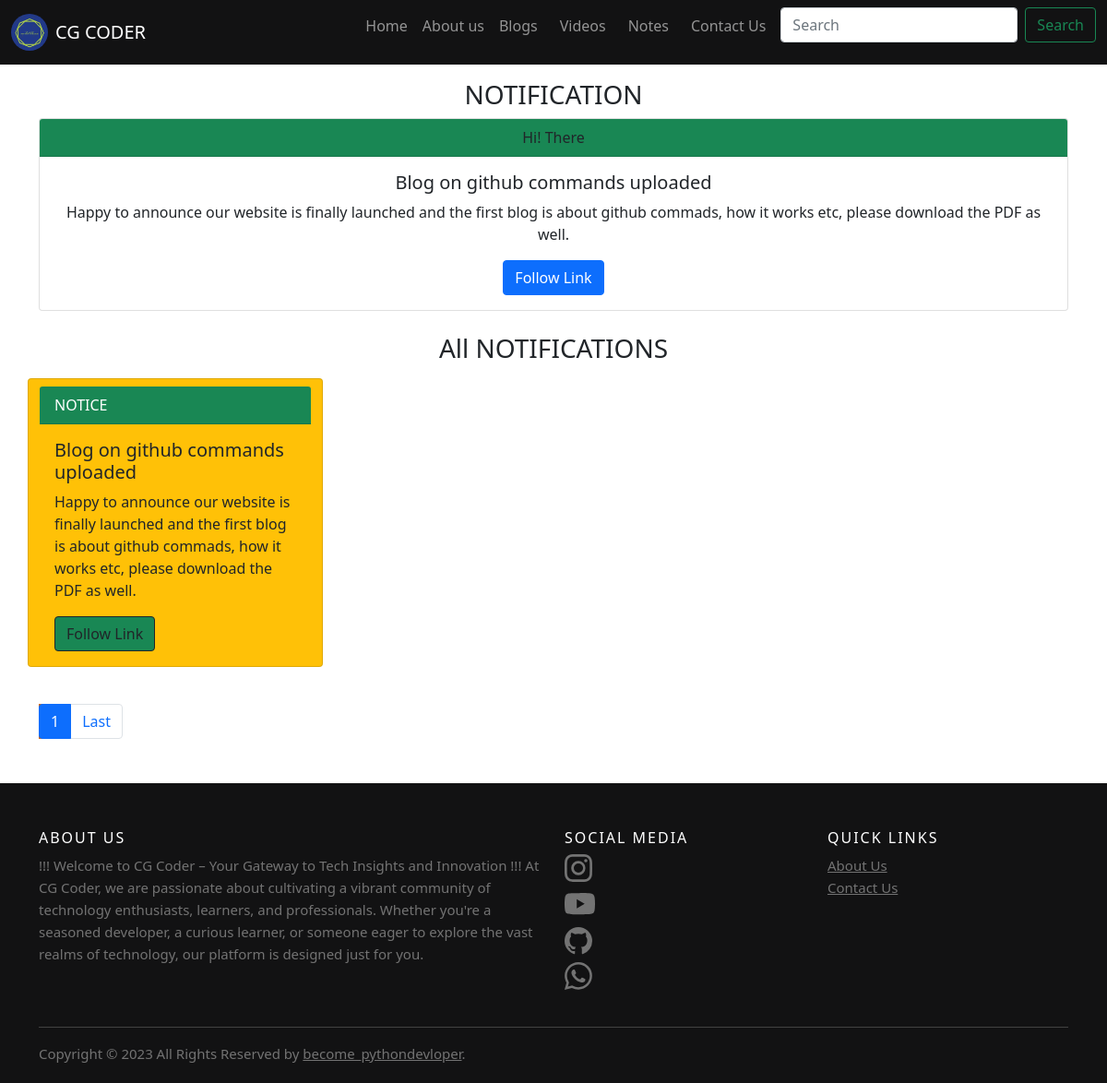
The app's page /notification_page/blog-on-github-commands-uploaded with its own data.
### services/models.py (models this page shows)
class Notification(models.Model):
    Notification_icon = models.CharField(max_length=60)
    Notification_title = models.CharField(max_length=200)
    Notification_slug = AutoSlugField(populate_from='Notification_title',unique=True,null=True,default=None)
    Notification_desc = models.CharField(max_length=200)
    Notice_link = models.URLField(default='', null=True)

### website1/views.py (the view)
# urls.py: path('notification_page/<slug>', views.Notify, name='notify'),
def Notify(request, slug):
    Notic_details = Notification.objects.get(Notification_slug=slug)
    all_notices = Notification.objects.all()
    if request.method == 'GET':
        search_term = request.GET.get("search_keyword")
        if search_term != None :
            all_notices = Notification.objects.filter(Notification_desc__icontains=search_term)
    paginator = Paginator(all_notices, 6)
    page_number = request.GET.get('page')
    page_obj = paginator.get_page(page_number)
    total_pages = page_obj.paginator.num_pages
    data = {
        'Notic_details': Notic_details,
        'all_notices': page_obj,
        'total_pages': total_pages,
        'notification_page_list' : [i+1 for i in range(total_pages)],
    }
    return render(request, 'notify.html', data)

### templates/notify.html (shortened to what this page needs)
{% extends 'base.html' %}
{% block content %}
{% load static %}
<h3 class="text-center mt-3">NOTIFICATION</h3>
<div class="container">
  <div class="card text-center">
    <div class="card-header bg-success">
      Hi! There
    </div>
    <div class="card-body">
      <h5 class="card-title">{{ Notic_details.Notification_title }}</h5>
      <p class="card-text">{{ Notic_details.Notification_desc }}</p>
      <a href="{{ Notic_details.Notice_link }}" class="btn btn-primary">Follow Link</a>
    </div>
  </div>
</div>
<br>
<h3 class="text-center"> All NOTIFICATIONS</h3>
  <div class="container mt-3 mx-auto center">
    <div class="row mb-3 pb-3">
      {% for Notic in all_notices %}
        <div class="card text-white bg-warning mb-3 me-3" style="max-width: 20rem;">
          <div class="card-header bg-success mt-2">NOTICE</div>
          <div class="card-body text-dark">
            <h5 class="card-title">{{ Notic.Notification_title }}</h5>
            <p class="card-text">{{ Notic.Notification_desc }}</p>
            <a href="/notification_page/{{Notic.Notification_slug}}" class="btn btn-success btn-outline-dark">Follow Link</a>
          </div>
        </div>
      {% empty %}
      Searched Data Not Found.....
      {% endfor %}
      <div class="container mt-4">
        <nav class="text-center" aria-label="Page navigation example">
          <ul class="pagination">
            {% for i in all_notices.paginator.page_range %}
              <li class="page-item {% if all_notices.number == i %}active{% endif %}">
                <a class="page-link" href="?page={{ i }}">{{ i }}</a>
              </li>
            {% endfor %}
            <li class="page-item"><a class="page-link" href="?page={{ all_notices.paginator.num_pages }}">Last</a></li>
          </ul>
        </nav>
      </div>
    </div>
  </div>
</body>
</html>
{% endblock %}

### static/css/main.css (style rules this page uses)
.active { background-color: chocolate; text-align: center; color: black; }

### records on screen
Notification: Notification_title "Blog on github commands uploaded", Notification_desc "Happy to announce our website is finally launched and the first blog is about github commads, how it works etc, please download the PDF as well."

### other values on screen
{{ i }} "1"
